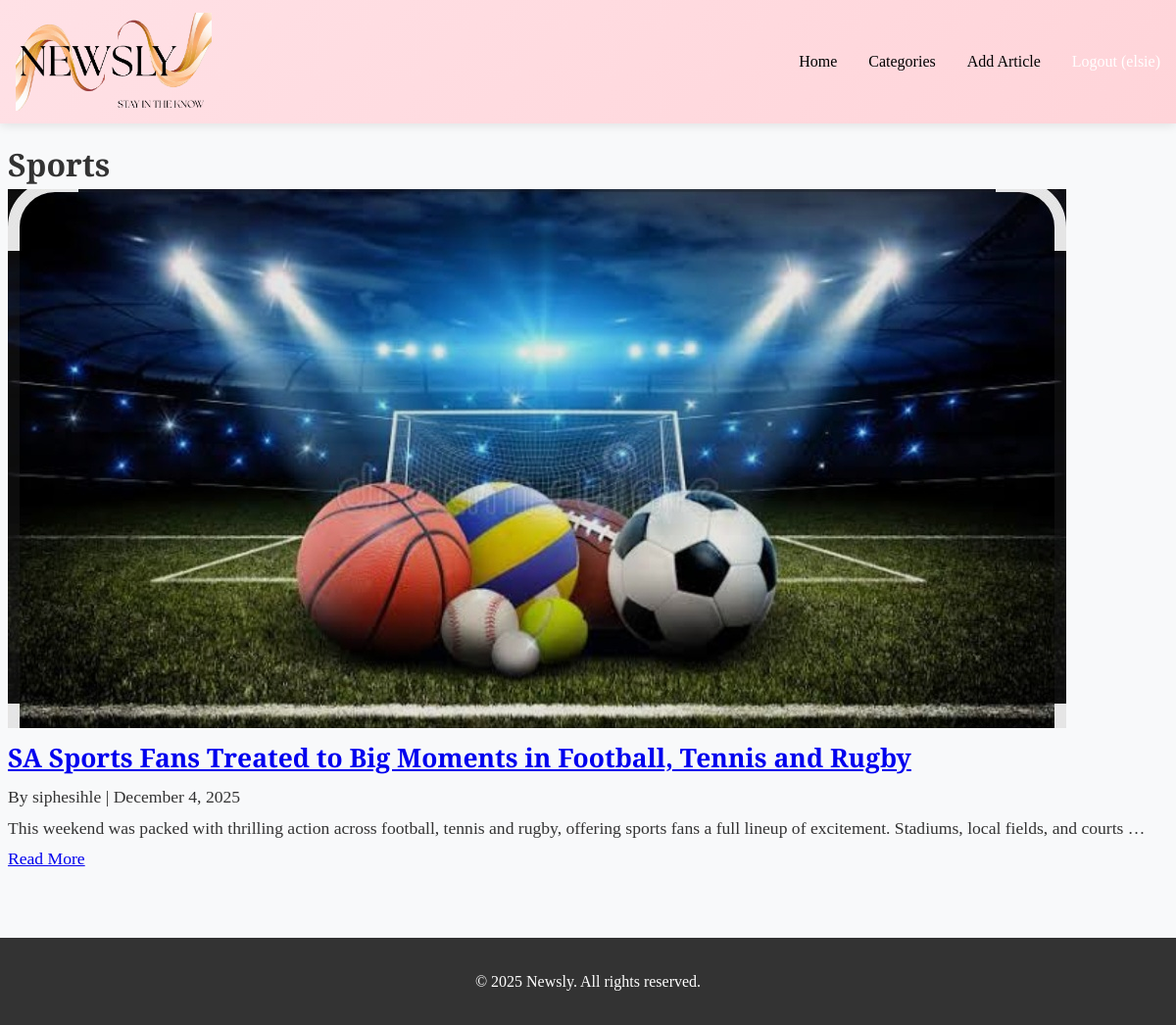
Screenshot of /category/2/ (signed in) with the database file from the repository.
### newsapp/models.py (models this page shows, shortened)
class Category(models.Model):
    name = models.CharField(max_length=100)

class Article(models.Model):
    title = models.CharField(max_length=255)
    content = models.TextField()
    image = models.ImageField(upload_to="articles/", blank=True, null=True)
    category = models.ForeignKey(Category, on_delete=models.SET_NULL, null=True)
    author = models.ForeignKey(User, on_delete=models.CASCADE)
    created_at = models.DateTimeField(auto_now_add=True)

### newsapp/views.py (the view)
# urls.py: path('category/<int:category_id>/', views.category_articles, name='category_articles'),
def category_articles(request, category_id):
    category = get_object_or_404(Category, pk=category_id)
    articles = Article.objects.filter(category=category).order_by('-created_at')
    return render(request, 'newsapp/category_articles.html', {
        "category": category,
        "articles": articles
    })

### newsapp/templates/newsapp/category_articles.html (shortened to what this page needs)
{% extends 'newsapp/base.html' %}
{% block content %}
<h1>{{ category.name }}</h1>
<div class="articles-grid">
    {% for article in articles %}
    <article class="article-card">
        {% if article.image %}
        <img src="{{ article.image.url }}" alt="{{ article.title }}" class="article-image">
        {% endif %}
        <div class="article-content">
            <h2 class="article-title">
                <a href="{% url 'article_detail' article.id %}">{{ article.title }}</a>
            </h2>
            <div class="article-meta">
                By {{ article.author }} | {{ article.created_at|date:"F j, Y" }}
            </div>
            <p class="article-excerpt">{{ article.content|truncatewords:25 }}</p>
            <a href="{% url 'article_detail' article.id %}" class="read-more">Read More</a>
        </div>
    </article>
    {% empty %}
        <p>No articles in this category yet.</p>
    {% endfor %}
</div>
{% endblock %}

### newsapp/templates/newsapp/base.html (shortened to what this page needs)
<!DOCTYPE html>
<html lang="en">
<head>
    {% load static %}
    <link rel="stylesheet" href="{% static 'newsapp/css/style.css' %}">
</head>
<body>
    <header class="header">
        <nav class="navbar">
            <a href="{% url 'home' %}" class="logo-container">
                <img src="{% static 'newsapp/images/logo5.png' %}" alt="News App Logo" class="logo-image">
            </a>
            <ul class="nav-links">
                <li><a href="{% url 'home' %}">Home</a></li>
                <li><a href="{% url 'categories' %}">Categories</a></li>
                {% if user.is_authenticated %}
                    <li><a href="{% url 'add_article' %}">Add Article</a></li>
                    <li>
                        <form action="{% url 'logout' %}" method="POST" style="display:inline;">
                            <button type="submit" class="btn logout-btn">
                                Logout ({{ user.username }})
                            </button>
                        </form>
                    </li>
                {% else %}
                    <li><a href="{% url 'login' %}">Login</a></li>
                    <li><a href="{% url 'register' %}">Register</a></li>
                {% endif %}
            </ul>
        </nav>
    </header>
    <main class="container">
        {% block content %}
        {% endblock %}
    </main>
    <footer class="footer">
        <p>&copy; 2025 Newsly. All rights reserved.</p>
    </footer>
</body>
</html>

### newsapp/static/newsapp/css/style.css (style rules this page uses)
* { margin: 0; padding: 0; box-sizing: border-box; }
body { font-family: 'Playfair Display', serif; line-height: 1.6; color: #333; background-color: #f8f9fa; }
.header { background: linear-gradient(135deg, #ffe1e6, #ffd4d9); color: rgb(2, 2, 2); padding: 0.8rem 0; box-shadow: 0 2px 10px rgba(0,0,0,0.1); }
.navbar { display: flex; justify-content: space-between; align-items: center; max-width: 1400px; margin: 0 auto; padding: 0 1rem; }
.logo-container { display: flex; align-items: center; text-decoration: none; }
.logo-image { height: 100px; width: auto; transition: transform 0.3s ease; }
.nav-links { display: flex; list-style: none; gap: 2rem; }
.nav-links a { color: rgb(0, 0, 0); text-decoration: none; transition: opacity 0.3s; }
.container { max-width: 1500px !important; margin: 1rem auto; padding: 0 0.5rem; }
.article-content { font-size: 1.1rem; line-height: 1.8; }
.btn { background: #f38f8f; color: rgb(2, 2, 2); padding: 0.75rem 1.5rem; border: none; border-radius: 5px; cursor: pointer; font-size: 1rem; transition: background 0.3s; }
.footer { background: #333; color: white; text-align: center; padding: 2rem 0; margin-top: 4rem; }
.logout-btn { background: none; border: none; color: white; font: inherit; cursor: pointer; padding: 0; margin: 0; text-decoration: none; transition: opacity 0.3s; }

### rows the page displays
Category: name "Sports"
Article: image (picture), title "SA Sports Fans Treated to Big Moments in Football, Tennis and Rugby", author "siphesihle", created_at "December 4, 2025", content "This weekend was packed with thrilling action across football, tennis and rugby, offering sports fans a full lineup of excitement. Stadiums, local fields, and courts …"

### other values shown
{{ user.username }} "elsie"
